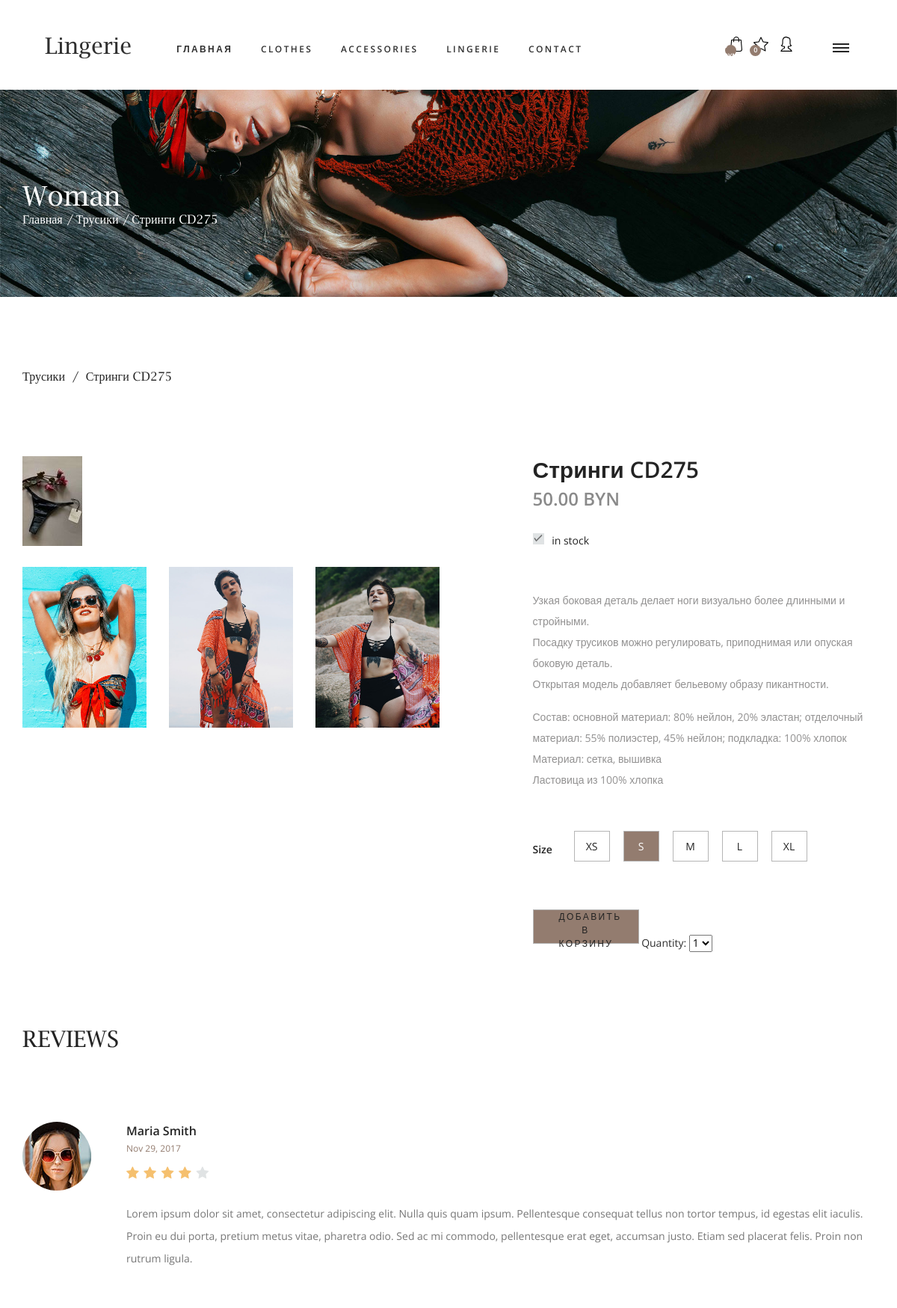
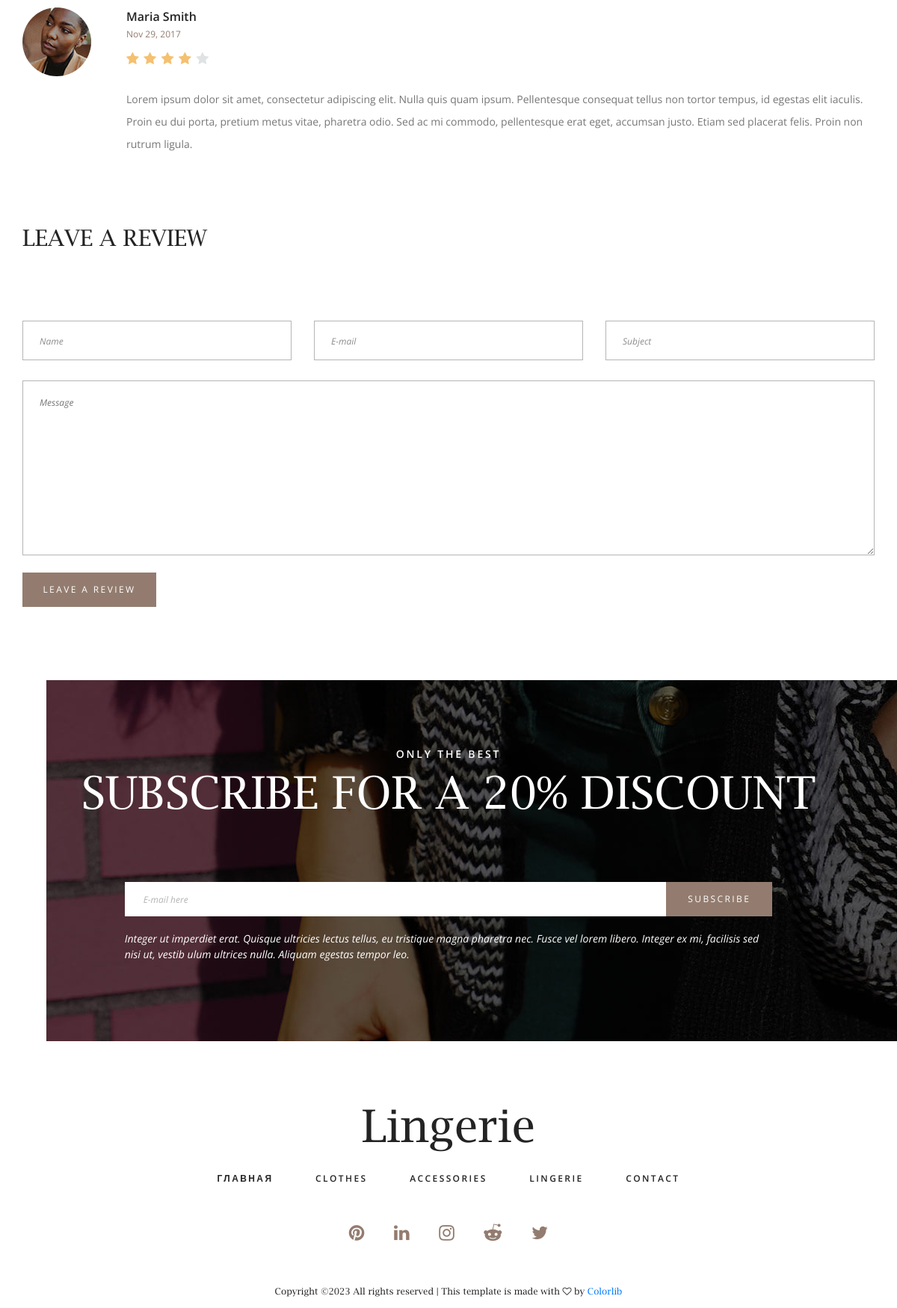
The page /1/stringi-cd275/ on the database its author committed (2 pictures, top to bottom).
### shop/models.py (models this page shows, shortened)
class Product(models.Model):
    category = models.ForeignKey(Category,
                                 related_name='products',
                                 on_delete=models.CASCADE)
    name = models.CharField(max_length=200)
    slug = models.SlugField(max_length=200)
    image = models.ImageField(upload_to='products/%Y/%m/%d',
                              blank=True)
    description = models.TextField(blank=True)
    price = models.DecimalField(max_digits=10,
                                decimal_places=2)
    available = models.BooleanField(default=True)
    created = models.DateTimeField(auto_now_add=True)
    updated = models.DateTimeField(auto_now=True)
    class Meta:
        ordering = ['name']
        indexes = [
            models.Index(fields=['id', 'slug']),
            models.Index(fields=['name']),
            models.Index(fields=['-created']),
        ]
        verbose_name = 'Продукт'
        verbose_name_plural = 'Продукты'

class Category(models.Model):
    name = models.CharField(max_length=100)
    slug = models.SlugField(max_length=100,
                            unique=True)
    class Meta:
        ordering = ['name']
        indexes = [
            models.Index(fields=['name']),
        ]
        verbose_name = 'Категория'
        verbose_name_plural = 'Категории'
    def get_absolute_url(self):
        return reverse('shop:product_list_by_category',
                       args=[self.slug])
    def __str__(self):
        return self.name

### shop/views.py (the view)
# urls.py: path('<int:id>/<slug:slug>/', views.product_detail, name='product_detail'),
def product_detail(request, id, slug):
    product = get_object_or_404(Product, id=id, slug=slug, available=True)
    cart_product_form = CartAddProductForm()
    return render(request, 'shop/product/detail.html',
                  {'product': product,
                   'cart_product_form': cart_product_form})

### cart/forms.py
class CartAddProductForm(forms.Form):
    quantity = forms.TypedChoiceField(choices=PRODUCT_QUANTITY_CHOICES,
                                      coerce=int)
    override = forms.BooleanField(required=False,
                                  initial=False,
                                  widget=forms.HiddenInput)

### cart/cart.py (called while the page is built)
    def __len__(self):
        return sum(item['quantity'] for item in self.cart.values())

### cart/context_processors.py (called while the page is built)
def cart(request):
    return {'cart': Cart(request)}

### shop/templates/shop/product/detail.html (shortened to what this page needs)
{% extends 'base.html' %}
{% load static %}
{% block content %}
	<div>
		<div class="home_background parallax-window" data-parallax="scroll" data-image-src="{% static '/images/product.jpg' %}" data-speed="0.8"></div>
		<div class="container">
			<div class="row">
				<div class="col">
					<div class="home_container">
						<div class="home_content">
							<div class="home_title">Woman</div>
							<div class="breadcrumbs">
								<ul>
									<li><a href="{% url 'shop:index' %}">Главная</a></li>
									<li><a href="{{ product.category.get_absolute_url }}">{{ product.category }}</a></li>
									<li>{{ product.name }}</li>
								</ul>
							</div>
						</div>
					</div>
				</div>
			</div>
		</div>
	</div>
	<div class="product">
		<div class="container">
			<div class="row">
				<div class="col">
					<div class="current_page">
						<ul>
							<li><a href="{{ product.category.get_absolute_url }}">{{ product.category }}</a></li>
							<li>{{ product.name }}</li>
						</ul>
					</div>
				</div>
			</div>
			<div class="row product_row">
				<div class="col-lg-7">
					<div class="product_image">
						<div class="product_image_large"><img src="{% if product.image %}{{ product.image.url }}{% else %}{% static 'img/no_image.png' %}{% endif %}"></div>
						<div class="product_image_thumbnails d-flex flex-row align-items-start justify-content-start">
							<div class="product_image_thumbnail"><img src="{% static '/images/product_image_1.jpg' %}"></div>
							<div class="product_image_thumbnail"><img src="{% static '/images/product_image_2.jpg' %}"></div>
							<div class="product_image_thumbnail"><img src="{% static '/images/product_image_4.jpg' %}"></div>
						</div>
					</div>
				</div>
				<div class="col-lg-5">
					<div class="product_content">
						<div class="product_name">{{ product.name }}</div>
						<div class="product_price">{{ product.price }} BYN</div>
						<div class="in_stock_container">
							<div class="in_stock in_stock_true"></div>
							<span>in stock</span>
						</div>
						<div class="product_text">
							<p>{{ product.description|linebreaks }}</p>
						</div>
						<div class="product_size_container">
							<span>Size</span>
							<div class="product_size">
								<ul class="d-flex flex-row align-items-start justify-content-start">
									<li>
										<label for="radio_1">XS</label>
									</li>
									<li>
										<label for="radio_2">S</label>
									</li>
									<li>
										<label for="radio_3">M</label>
									</li>
									<li>
										<label for="radio_4">L</label>
									</li>
									<li>
										<label for="radio_5">XL</label>
									</li>
								</ul>
							</div>
							<form action="{% url 'cart:cart_add' product.id %}" method="post">
								<button class="button cart_button">Добавить в корзину</button>
								{{ cart_product_form }}
							</form>
						</div>
					</div>
				</div>
			</div>
			<div class="row">
				<div class="col">
					<div class="reviews">
						<div class="reviews_title">reviews</div>
						<div class="reviews_container">
							<ul>
								<li class=" review clearfix">
									<div class="review_image"><img src="{% static '/images/review_1.jpg' %}"></div>
									<div class="review_content">
										<div class="review_name"><a href="#">Maria Smith</a></div>
										<div class="review_date">Nov 29, 2017</div>
										<div class="rating rating_4 review_rating" data-rating="4">
											<i class="fa fa-star"></i>
											<i class="fa fa-star"></i>
											<i class="fa fa-star"></i>
											<i class="fa fa-star"></i>
											<i class="fa fa-star"></i>
										</div>
										<div class="review_text">
											<p>Lorem ipsum dolor sit amet, consectetur adipiscing elit. Nulla quis quam ipsum. Pellentesque consequat tellus non tortor tempus, id egestas elit iaculis. Proin eu dui porta, pretium metus vitae, pharetra odio. Sed ac mi commodo, pellentesque erat eget, accumsan justo. Etiam sed placerat felis. Proin non rutrum ligula. </p>
										</div>
									</div>
								</li>
								<li class=" review clearfix">
									<div class="review_image"><img src="{% static '/images/review_2.jpg' %}" alt=""></div>
									<div class="review_content">
										<div class="review_name"><a href="#">Maria Smith</a></div>
										<div class="review_date">Nov 29, 2017</div>
										<div class="rating rating_4 review_rating" data-rating="4">
											<i class="fa fa-star"></i>
											<i class="fa fa-star"></i>
											<i class="fa fa-star"></i>
											<i class="fa fa-star"></i>
											<i class="fa fa-star"></i>
										</div>
										<div class="review_text">
											<p>Lorem ipsum dolor sit amet, consectetur adipiscing elit. Nulla quis quam ipsum. Pellentesque consequat tellus non tortor tempus, id egestas elit iaculis. Proin eu dui porta, pretium metus vitae, pharetra odio. Sed ac mi commodo, pellentesque erat eget, accumsan justo. Etiam sed placerat felis. Proin non rutrum ligula. </p>
										</div>
									</div>
								</li>
							</ul>
						</div>
					</div>
				</div>
			</div>
			<div class="row">
				<div class="col">
					<div class="review_form_container">
						<div class="review_form_title">leave a review</div>
						<div class="review_form_content">
							<form action="#" id="review_form" class="review_form">
								<div class="d-flex flex-md-row flex-column align-items-start justify-content-between">
									<input type="text" class="review_form_input" placeholder="Name" required="required">
									<input type="email" class="review_form_input" placeholder="E-mail" required="required">
									<input type="text" class="review_form_input" placeholder="Subject">
								</div>
								<textarea class="review_form_text" name="review_form_text" placeholder="Message"></textarea>
								<button type="submit" class="review_form_button">leave a review</button>
							</form>
						</div>
					</div>
				</div>
			</div>
		</div>
	</div>
	<div class="newsletter">
		<div class="newsletter_content">
			<div class="newsletter_image"><img src="{% static '/images/newsletter.jpg' %}"></div>
			<div class="container">
				<div class="row">
					<div class="col">
						<div class="section_title_container text-center">
							<div class="section_subtitle">only the best</div>
							<div class="section_title">subscribe for a 20% discount</div>
						</div>
					</div>
				</div>
				<div class="row newsletter_container">
					<div class="col-lg-10 offset-lg-1">
						<div class="newsletter_form_container">
							<form action="#">
								<input type="email" class="newsletter_input" required="required" placeholder="E-mail here">
								<button type="submit" class="newsletter_button">subscribe</button>
							</form>
						</div>
						<div class="newsletter_text">Integer ut imperdiet erat. Quisque ultricies lectus tellus, eu tristique magna pharetra nec. Fusce vel lorem libero. Integer ex mi, facilisis sed nisi ut, vestib ulum ultrices nulla. Aliquam egestas tempor leo.</div>
					</div>
				</div>
			</div>
		</div>
	</div>
{% endblock %}

### static/styles/main_styles.css (style rules this page uses)
* { margin: 0; padding: 0; -webkit-font-smoothing: antialiased; -webkit-text-shadow: rgba(0,0,0,.01) 0 0 1px; text-shadow: rgba(0,0,0,.01) 0 0 1px; }
body { font-family: 'Open Sans', sans-serif; font-size: 14px; font-weight: 400; background: #FFFFFF; color: #2f2f2f; }
div { display: block; position: relative; -webkit-box-sizing: border-box; -moz-box-sizing: border-box; box-sizing: border-box; }
ul { list-style: none; margin-bottom: 0px; }
p { font-family: 'Open Sans', sans-serif; font-size: 14px; line-height: 2; font-weight: 400; color: #929191; -webkit-font-smoothing: antialiased; -webkit-text-shadow: rgba(0,0,0,.01) 0 0 1px; text-shadow: rgba(0,0,0,.01) 0 0 1px; }
a, a:hover, a:visited, a:active, a:link { text-decoration: none; -webkit-font-smoothing: antialiased; -webkit-text-shadow: rgba(0,0,0,.01) 0 0 1px; text-shadow: rgba(0,0,0,.01) 0 0 1px; }
.clearfix::before, .clearfix::after { content: ""; display: table; }
.clearfix::after { clear: both; }
.clearfix { zoom: 1; }
.section_subtitle { font-size: 14px; font-weight: 600; color: #937c6f; text-transform: uppercase; letter-spacing: 0.2em; }
.section_title { font-family: 'Lucida', serif; font-size: 60px; text-transform: uppercase; color: #2f2f2f; margin-top: -4px; }
.button { width: 142px; height: 46px; background: #937c6f; text-align: center; -webkit-transition: all 200ms ease; -moz-transition: all 200ms ease; -ms-transition: all 200ms ease; -o-transition: all 200ms ease; transition: all 200ms ease; }
.product_image { width: 100%; }
.product_image img { max-width: 100%; }
.rating { margin-top: 24px; }
.rating i { font-size: 10px; margin-right: 1px; color: #e0e3e4; }
.rating i:last-child { margin-right: 0px; }
.rating_4 i:first-child { color: #f5c06f; }
.rating_4 i:nth-child(2) { color: #f5c06f; }
.rating_4 i:nth-child(3) { color: #f5c06f; }
.rating_4 i:nth-child(4) { color: #f5c06f; }
.product_content { margin-top: 7px; }
.product_price { font-size: 24px; font-weight: 600; color: #8a8a8a; margin-top: 0px; }
.newsletter { width: 100%; padding-left: 62px; padding-right: 62px; }
.newsletter_content { width: 100%; padding-top: 88px; padding-bottom: 94px; }
.newsletter_image { position: absolute; top: 0; left: 0; width: 100%; height: 100%; background-repeat: no-repeat; background-size: cover; background-position: center center; }
.newsletter .section_subtitle, .newsletter .section_title { color: #FFFFFF; }
.newsletter_container { margin-top: 75px; }
.newsletter_input { width: 100%; height: 46px; background: #FFFFFF; padding-left: 25px; border: none; outline: none; }
.newsletter_button { position: absolute; top: 0; right: 0; width: 142px; height: 46px; background: #937c6f; color: #FFFFFF; font-size: 12px; letter-spacing: 0.2em; text-transform: uppercase; border: none; outline: none; cursor: pointer; -webkit-transition: all 200ms ease; -moz-transition: all 200ms ease; -ms-transition: all 200ms ease; -o-transition: all 200ms ease; transition: all 200ms ease; }
.newsletter_text { font-size: 14px; font-style: italic; color: #FFFFFF; margin-top: 19px; }

### rows shown on the page
Product: category "Трусики", name "Стринги CD275", image (picture), price "50.00", description "Узкая боковая деталь делает ноги визуально более длинными и стройными. Посадку трусиков можно регулировать, приподнимая или опуская боковую деталь. Открытая модель добавляет бельевому образу пикантности. Состав: основной материал: 80% нейлон, 20% эластан; отделочный материал: 55% полиэстер, 45% нейлон; подкладка: 100% хлопок Материал: сетка, вышивка Ластовица из 100% хлопка"
